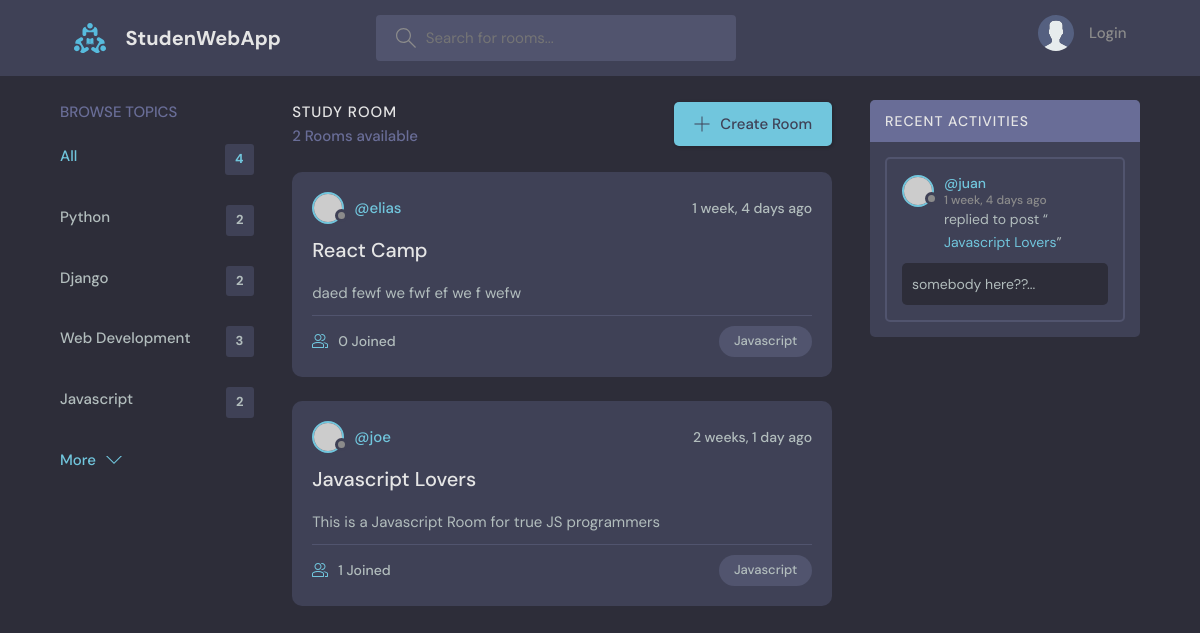
The page /?q=Java on the database as committed earlier.
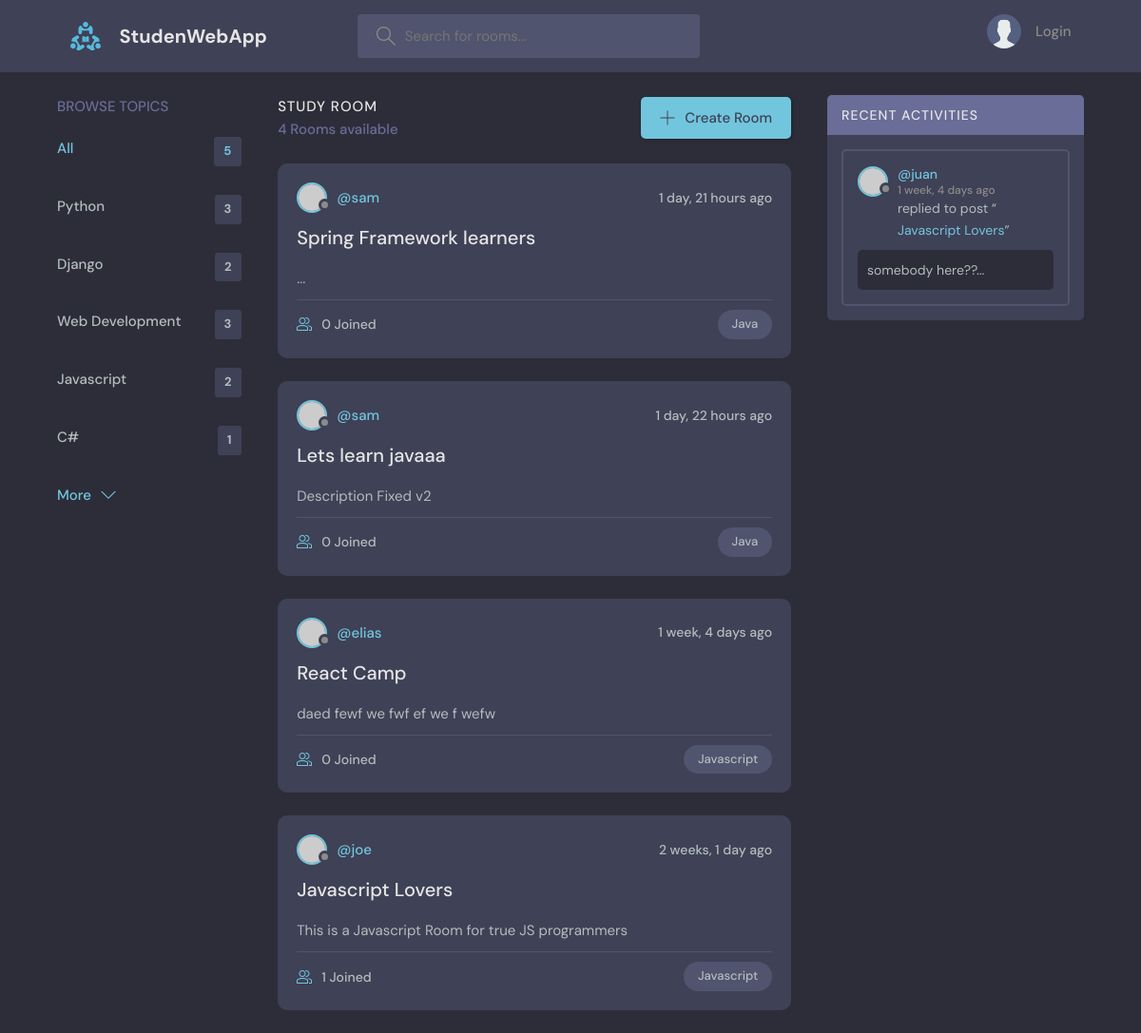
The same page on the database as committed later.
### base/models.py (models this page shows, shortened)
class Topic(models.Model):
    name = models.CharField(max_length=200)

class Room(models.Model):
    host = models.ForeignKey(User, on_delete=models.SET_NULL, null=True)
    topic = models.ForeignKey(Topic, on_delete=models.SET_NULL, null=True)
    name = models.CharField(max_length=200)
    description = models.TextField(null=True, blank=True)
    participants = models.ManyToManyField(User, related_name="participants", blank=True)
    updated = models.DateTimeField(auto_now=True)
    created = models.DateTimeField(auto_now_add=True)
    class Meta:
        ordering = ['-updated','-created']

class Message(models.Model):
    user = models.ForeignKey(User, on_delete=models.CASCADE)
    room = models.ForeignKey( Room, on_delete=models.CASCADE)
    body = models.TextField()
    updated = models.DateTimeField(auto_now=True)
    created = models.DateTimeField(auto_now_add=True)
    class Meta:
        ordering = ['-updated','-created']
    def __str__(self) -> str:
        return self.body[0:50]

### base/views.py (the view)
# urls.py: path('', views.home, name="home"),
def home(request):
    q = request.GET.get('q') if request.GET.get('q') != None else ''
    rooms = Room.objects.filter(Q(topic__name__icontains = q) | Q(name__icontains = q) | Q(description__icontains = q))
    topics = Topic.objects.all()[0:5]
    room_count = rooms.count()
    room_messages = Message.objects.filter(Q(room__name__icontains = q))
    context =  {'rooms':rooms, "topics":topics, 'room_count': room_count, "room_messages": room_messages}
    return render(request, 'base/home.html', context)

### base/templates/base/home.html (shortened to what this page needs)
{% extends 'layout.html' %}
{% block mainBlock %}
<main class="layout layout--3">
  <div class="container">
    {% include 'base/topics_components.html' %}
    <div class="roomList">
      <div class="roomList__header">
        <div>
          <h2>Study Room</h2>
          <p>{{ room_count }} Rooms available</p>
        </div>
        <a class="btn btn--main" href="{% url 'create-room' %}">
          <svg version="1.1" xmlns="http://www.w3.org/2000/svg" width="32" height="32" viewBox="0 0 32 32">
            <title>add</title>
            <path
              d="M16.943 0.943h-1.885v14.115h-14.115v1.885h14.115v14.115h1.885v-14.115h14.115v-1.885h-14.115v-14.115z"
            ></path>
          </svg>
          Create Room
        </a>
      </div>
      {% include 'base/feed_component.html' %}
    </div>
    {% include 'base/activity_component.html' %}
  </div>
</main>
{% endblock mainBlock %}

### base/templates/base/topics_components.html
<div class="topics">
    <div class="topics__header">
      <h2>Browse Topics</h2>
    </div>
    <ul class="topics__list">
      <li>
        <a href="{% url 'home' %}" class="active">All <span>{{ topics.count }}</span></a>
      </li>
      {% for topic in topics  %}
        <li>
            <a href="{% url 'home' %}?q={{ topic.name }}">{{ topic.name }}<span>{{ topic.room_set.all.count }}</span></a>
        </li>
      {% endfor %}
    </ul>
    <a class="btn btn--link" href="{% url 'topics' %}">
      More
      <svg version="1.1" xmlns="http://www.w3.org/2000/svg" width="32" height="32" viewBox="0 0 32 32">
        <title>chevron-down</title>
        <path d="M16 21l-13-13h-3l16 16 16-16h-3l-13 13z"></path>
      </svg>
    </a>
  </div>

### base/templates/base/feed_component.html (shortened to what this page needs)
{% for room in rooms %}
    <div class="roomListRoom">
        <div class="roomListRoom__header">
            <a href="{% url 'user-profile' room.host.id %}" class="roomListRoom__author">
            <div class="avatar avatar--small">
                <img src="https://randomuser.me/api/portraits/women/11.jpg" />
            </div>
            <span>@{{ room.host.username}}</span>
            </a>
            <div class="roomListRoom__actions">
            <span>{{ room.created|timesince }} ago</span>
            </div>
        </div>
        <div class="roomListRoom__content">
            <a href="{% url 'room' room.id %}">{{ room.name }}</a>
            <p>
                {{ room.description }}
            </p>
        </div>
        <div class="roomListRoom__meta">
            <a href="{% url 'room' room.id %}" class="roomListRoom__joined">
            {{ room.participants.all.count }} Joined
            </a>
            <p class="roomListRoom__topic">{{ room.topic.name }}</p>
        </div>
    </div>
{% endfor %}

### base/templates/base/activity_component.html (shortened to what this page needs)
<div class="activities">
    <div class="activities__header">
      <h2>Recent Activities</h2>
    </div>
    {% for sms in room_messages %}
        <div class="activities__box">
            <div class="activities__boxHeader roomListRoom__header">
                <a href="{% url 'user-profile' sms.user.id %}" class="roomListRoom__author">
                <div class="avatar avatar--small">
                    <img src="https://randomuser.me/api/portraits/women/11.jpg" />
                </div>
                <p>
                    @{{ sms.user }}
                    <span>{{ sms.created|timesince}} ago</span>
                </p>
                </a>
            </div>
            <div class="activities__boxContent">
                <p>replied to post “<a href="{% url 'room' sms.room.id %}">{{ sms.room.name }}</a>”</p>
                <div class="activities__boxRoomContent">
                    {{sms}}...
                </div>
            </div>
        </div>
    {% endfor %}
</div>

Rows that differ between the two databases and show on the page:
computed for Topic "Python": room_set.all.count "2" → "3"
added Topic: name "C#", room_set.all.count "1"
added Room: host.username "sam", created "1 day, 21 hours", name "Spring Framework learners", description "...", participants.all.count "0", topic.name "Java"
added Room: host.username "sam", created "1 day, 22 hours", name "Lets learn javaaa", description "Description Fixed v2", participants.all.count "0", topic.name "Java"
Other text that changed with them:
{{ topics.count }}: "4" → "5"
{{ room_count }}: "2" → "4"
